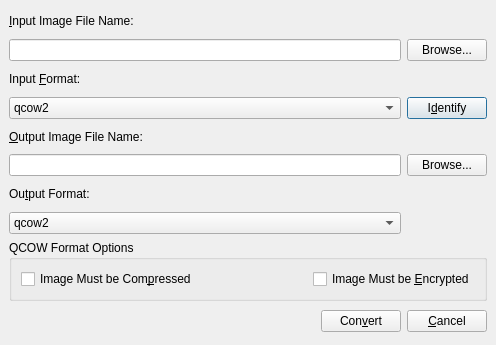
<ui version="4.0" >
 <author>Andrey Rijov</author>
 <class>Convert_HDD_Image_Window</class>
 <widget class="QDialog" name="Convert_HDD_Image_Window" >
  <property name="geometry" >
   <rect>
    <x>0</x>
    <y>0</y>
    <width>496</width>
    <height>345</height>
   </rect>
  </property>
  <property name="windowTitle" >
   <string>Convert HDD Image</string>
  </property>
  <property name="windowIcon" >
   <iconset resource="aqemu_images.qrc" >:/images/hdd_unmount.png</iconset>
  </property>
  <layout class="QGridLayout" >
   <property name="margin" >
    <number>9</number>
   </property>
   <property name="spacing" >
    <number>6</number>
   </property>
   <item row="8" column="0" colspan="3" >
    <widget class="QGroupBox" name="GB_QCOW_Options" >
     <property name="title" >
      <string>QCOW Format Options</string>
     </property>
     <layout class="QGridLayout" >
      <property name="margin" >
       <number>9</number>
      </property>
      <property name="spacing" >
       <number>6</number>
      </property>
      <item row="0" column="1" >
       <spacer>
        <property name="orientation" >
         <enum>Qt::Horizontal</enum>
        </property>
        <property name="sizeHint" >
         <size>
          <width>40</width>
          <height>20</height>
         </size>
        </property>
       </spacer>
      </item>
      <item row="0" column="0" >
       <widget class="QCheckBox" name="CH_Compressed" >
        <property name="text" >
         <string>Image Must be Com&amp;pressed</string>
        </property>
       </widget>
      </item>
      <item row="0" column="2" >
       <widget class="QCheckBox" name="CH_Encrypted" >
        <property name="text" >
         <string>Image Must be &amp;Encrypted</string>
        </property>
       </widget>
      </item>
     </layout>
    </widget>
   </item>
   <item row="3" column="2" >
    <widget class="QPushButton" name="Button_Identify" >
     <property name="text" >
      <string>I&amp;dentify</string>
     </property>
    </widget>
   </item>
   <item row="9" column="1" colspan="2" >
    <layout class="QHBoxLayout" >
     <property name="margin" >
      <number>0</number>
     </property>
     <property name="spacing" >
      <number>6</number>
     </property>
     <item>
      <widget class="QPushButton" name="Button_Convert" >
       <property name="text" >
        <string>Con&amp;vert</string>
       </property>
      </widget>
     </item>
     <item>
      <widget class="QPushButton" name="Button_Cancel" >
       <property name="text" >
        <string>&amp;Cancel</string>
       </property>
      </widget>
     </item>
    </layout>
   </item>
   <item row="9" column="0" >
    <spacer>
     <property name="orientation" >
      <enum>Qt::Horizontal</enum>
     </property>
     <property name="sizeHint" >
      <size>
       <width>141</width>
       <height>29</height>
      </size>
     </property>
    </spacer>
   </item>
   <item row="0" column="0" colspan="2" >
    <widget class="QLabel" name="Label_Base_File_Name" >
     <property name="text" >
      <string>&amp;Input Image File Name:</string>
     </property>
     <property name="buddy" >
      <cstring>Edit_Base_File_Name</cstring>
     </property>
    </widget>
   </item>
   <item row="1" column="0" colspan="2" >
    <widget class="QLineEdit" name="Edit_Base_File_Name" />
   </item>
   <item row="1" column="2" >
    <widget class="QPushButton" name="Button_Browse_Base" >
     <property name="text" >
      <string>Browse...</string>
     </property>
    </widget>
   </item>
   <item row="6" column="0" >
    <widget class="QLabel" name="Label_Output_Format" >
     <property name="text" >
      <string>Ou&amp;tput Format:</string>
     </property>
     <property name="buddy" >
      <cstring>CB_Output_Format</cstring>
     </property>
    </widget>
   </item>
   <item row="5" column="0" colspan="2" >
    <widget class="QLineEdit" name="Edit_Output_File_Name" />
   </item>
   <item row="4" column="0" colspan="2" >
    <widget class="QLabel" name="Label_Output_File_Name" >
     <property name="text" >
      <string>&amp;Output Image File Name:</string>
     </property>
     <property name="buddy" >
      <cstring>Edit_Output_File_Name</cstring>
     </property>
    </widget>
   </item>
   <item row="2" column="0" >
    <widget class="QLabel" name="Label_Input_Format" >
     <property name="text" >
      <string>Input &amp;Format:</string>
     </property>
     <property name="buddy" >
      <cstring>CB_Input_Format</cstring>
     </property>
    </widget>
   </item>
   <item row="3" column="0" colspan="2" >
    <widget class="QComboBox" name="CB_Input_Format" >
     <property name="maxCount" >
      <number>32</number>
     </property>
     <item>
      <property name="text" >
       <string>qcow2</string>
      </property>
     </item>
     <item>
      <property name="text" >
       <string>qcow</string>
      </property>
     </item>
     <item>
      <property name="text" >
       <string>vmdk</string>
      </property>
     </item>
     <item>
      <property name="text" >
       <string>cow</string>
      </property>
     </item>
     <item>
      <property name="text" >
       <string>raw</string>
      </property>
     </item>
     <item>
      <property name="text" >
       <string>cloop</string>
      </property>
     </item>
    </widget>
   </item>
   <item row="5" column="2" >
    <widget class="QPushButton" name="Button_Browse_Output" >
     <property name="text" >
      <string>Browse...</string>
     </property>
    </widget>
   </item>
   <item row="7" column="0" colspan="2" >
    <widget class="QComboBox" name="CB_Output_Format" >
     <property name="maxCount" >
      <number>32</number>
     </property>
     <item>
      <property name="text" >
       <string>qcow2</string>
      </property>
     </item>
     <item>
      <property name="text" >
       <string>qcow</string>
      </property>
     </item>
     <item>
      <property name="text" >
       <string>vmdk</string>
      </property>
     </item>
     <item>
      <property name="text" >
       <string>cow</string>
      </property>
     </item>
     <item>
      <property name="text" >
       <string>raw</string>
      </property>
     </item>
     <item>
      <property name="text" >
       <string>cloop</string>
      </property>
     </item>
    </widget>
   </item>
  </layout>
 </widget>
 <tabstops>
  <tabstop>Edit_Base_File_Name</tabstop>
  <tabstop>Button_Browse_Base</tabstop>
  <tabstop>CB_Input_Format</tabstop>
  <tabstop>Button_Identify</tabstop>
  <tabstop>Edit_Output_File_Name</tabstop>
  <tabstop>Button_Browse_Output</tabstop>
  <tabstop>CB_Output_Format</tabstop>
  <tabstop>CH_Compressed</tabstop>
  <tabstop>CH_Encrypted</tabstop>
  <tabstop>Button_Convert</tabstop>
  <tabstop>Button_Cancel</tabstop>
 </tabstops>
 <resources>
  <include location="aqemu_images.qrc" />
 </resources>
 <connections>
  <connection>
   <sender>Button_Cancel</sender>
   <signal>clicked()</signal>
   <receiver>Convert_HDD_Image_Window</receiver>
   <slot>reject()</slot>
   <hints>
    <hint type="sourcelabel" >
     <x>479</x>
     <y>325</y>
    </hint>
    <hint type="destinationlabel" >
     <x>137</x>
     <y>315</y>
    </hint>
   </hints>
  </connection>
 </connections>
</ui>
